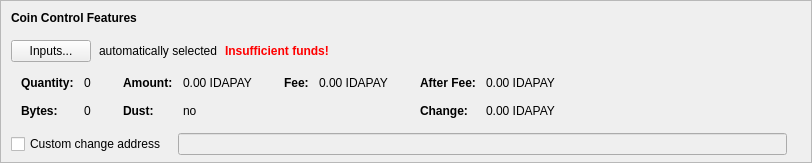
    <widget class="QFrame" name="frameCoinControl">
     <property name="sizePolicy">
      <sizepolicy hsizetype="Expanding" vsizetype="Expanding">
       <horstretch>0</horstretch>
       <verstretch>0</verstretch>
      </sizepolicy>
     </property>
     <property name="maximumSize">
      <size>
       <width>16777215</width>
       <height>16777215</height>
      </size>
     </property>
     <property name="frameShape">
      <enum>QFrame::StyledPanel</enum>
     </property>
     <property name="frameShadow">
      <enum>QFrame::Sunken</enum>
     </property>
     <layout class="QVBoxLayout" name="verticalLayoutCoinControl2">
      <property name="spacing">
       <number>0</number>
      </property>
      <property name="leftMargin">
       <number>0</number>
      </property>
      <property name="topMargin">
       <number>0</number>
      </property>
      <property name="rightMargin">
       <number>0</number>
      </property>
      <property name="bottomMargin">
       <number>6</number>
      </property>
      <item>
       <layout class="QVBoxLayout" name="verticalLayoutCoinControl" stretch="0,0,0,0,1">
        <property name="spacing">
         <number>0</number>
        </property>
        <property name="leftMargin">
         <number>10</number>
        </property>
        <property name="topMargin">
         <number>10</number>
        </property>
        <item>
         <layout class="QHBoxLayout" name="horizontalLayoutCoinControl1">
          <property name="bottomMargin">
           <number>15</number>
          </property>
          <item>
           <widget class="QLabel" name="labelCoinControlFeatures">
            <property name="sizePolicy">
             <sizepolicy hsizetype="Preferred" vsizetype="Maximum">
              <horstretch>0</horstretch>
              <verstretch>0</verstretch>
             </sizepolicy>
            </property>
            <property name="font">
             <font>
              <weight>75</weight>
              <bold>true</bold>
             </font>
            </property>
            <property name="styleSheet">
             <string notr="true">font-weight:bold;</string>
            </property>
            <property name="text">
             <string>Coin Control Features</string>
            </property>
           </widget>
          </item>
         </layout>
        </item>
        <item>
         <layout class="QHBoxLayout" name="horizontalLayoutCoinControl2" stretch="0,0,0,0">
          <property name="spacing">
           <number>8</number>
          </property>
          <property name="bottomMargin">
           <number>10</number>
          </property>
          <item>
           <widget class="QPushButton" name="pushButtonCoinControl">
            <property name="styleSheet">
             <string notr="true"/>
            </property>
            <property name="text">
             <string>Inputs...</string>
            </property>
            <property name="autoDefault">
             <bool>false</bool>
            </property>
           </widget>
          </item>
          <item>
           <widget class="QLabel" name="labelCoinControlAutomaticallySelected">
            <property name="text">
             <string>automatically selected</string>
            </property>
            <property name="margin">
             <number>5</number>
            </property>
           </widget>
          </item>
          <item>
           <widget class="QLabel" name="labelCoinControlInsuffFunds">
            <property name="font">
             <font>
              <weight>75</weight>
              <bold>true</bold>
             </font>
            </property>
            <property name="styleSheet">
             <string notr="true">color:red;font-weight:bold;</string>
            </property>
            <property name="text">
             <string>Insufficient funds!</string>
            </property>
            <property name="margin">
             <number>5</number>
            </property>
           </widget>
          </item>
          <item>
           <spacer name="horizontalSpacerCoinControl">
            <property name="orientation">
             <enum>Qt::Horizontal</enum>
            </property>
            <property name="sizeHint" stdset="0">
             <size>
              <width>40</width>
              <height>1</height>
             </size>
            </property>
           </spacer>
          </item>
         </layout>
        </item>
        <item>
         <widget class="QWidget" name="widgetCoinControl" native="true">
          <property name="sizePolicy">
           <sizepolicy hsizetype="Preferred" vsizetype="Preferred">
            <horstretch>0</horstretch>
            <verstretch>0</verstretch>
           </sizepolicy>
          </property>
          <property name="minimumSize">
           <size>
            <width>0</width>
            <height>0</height>
           </size>
          </property>
          <property name="styleSheet">
           <string notr="true"/>
          </property>
          <layout class="QHBoxLayout" name="horizontalLayoutCoinControl5">
           <property name="leftMargin">
            <number>0</number>
           </property>
           <property name="topMargin">
            <number>0</number>
           </property>
           <property name="rightMargin">
            <number>0</number>
           </property>
           <property name="bottomMargin">
            <number>0</number>
           </property>
           <item>
            <layout class="QHBoxLayout" name="horizontalLayoutCoinControl3" stretch="0,0,0,1">
             <property name="spacing">
              <number>20</number>
             </property>
             <property name="topMargin">
              <number>0</number>
             </property>
             <property name="bottomMargin">
              <number>10</number>
             </property>
             <item>
              <layout class="QFormLayout" name="formLayoutCoinControl1">
               <property name="horizontalSpacing">
                <number>10</number>
               </property>
               <property name="verticalSpacing">
                <number>14</number>
               </property>
               <property name="leftMargin">
                <number>10</number>
               </property>
               <property name="topMargin">
                <number>4</number>
               </property>
               <property name="rightMargin">
                <number>6</number>
               </property>
               <item row="0" column="0">
                <widget class="QLabel" name="labelCoinControlQuantityText">
                 <property name="font">
                  <font>
                   <weight>75</weight>
                   <bold>true</bold>
                  </font>
                 </property>
                 <property name="text">
                  <string>Quantity:</string>
                 </property>
                 <property name="margin">
                  <number>0</number>
                 </property>
                </widget>
               </item>
               <item row="0" column="1">
                <widget class="QLabel" name="labelCoinControlQuantity">
                 <property name="cursor">
                  <cursorShape>IBeamCursor</cursorShape>
                 </property>
                 <property name="contextMenuPolicy">
                  <enum>Qt::ActionsContextMenu</enum>
                 </property>
                 <property name="text">
                  <string notr="true">0</string>
                 </property>
                 <property name="margin">
                  <number>0</number>
                 </property>
                 <property name="textInteractionFlags">
                  <set>Qt::LinksAccessibleByMouse|Qt::TextSelectableByKeyboard|Qt::TextSelectableByMouse</set>
                 </property>
                </widget>
               </item>
               <item row="1" column="0">
                <widget class="QLabel" name="labelCoinControlBytesText">
                 <property name="font">
                  <font>
                   <weight>75</weight>
                   <bold>true</bold>
                  </font>
                 </property>
                 <property name="text">
                  <string>Bytes:</string>
                 </property>
                </widget>
               </item>
               <item row="1" column="1">
                <widget class="QLabel" name="labelCoinControlBytes">
                 <property name="cursor">
                  <cursorShape>IBeamCursor</cursorShape>
                 </property>
                 <property name="contextMenuPolicy">
                  <enum>Qt::ActionsContextMenu</enum>
                 </property>
                 <property name="text">
                  <string notr="true">0</string>
                 </property>
                 <property name="textInteractionFlags">
                  <set>Qt::LinksAccessibleByMouse|Qt::TextSelectableByKeyboard|Qt::TextSelectableByMouse</set>
                 </property>
                </widget>
               </item>
              </layout>
             </item>
             <item>
              <layout class="QFormLayout" name="formLayoutCoinControl2">
               <property name="horizontalSpacing">
                <number>10</number>
               </property>
               <property name="verticalSpacing">
                <number>14</number>
               </property>
               <property name="leftMargin">
                <number>6</number>
               </property>
               <property name="topMargin">
                <number>4</number>
               </property>
               <property name="rightMargin">
                <number>6</number>
               </property>
               <item row="0" column="0">
                <widget class="QLabel" name="labelCoinControlAmountText">
                 <property name="font">
                  <font>
                   <weight>75</weight>
                   <bold>true</bold>
                  </font>
                 </property>
                 <property name="text">
                  <string>Amount:</string>
                 </property>
                 <property name="margin">
                  <number>0</number>
                 </property>
                </widget>
               </item>
               <item row="0" column="1">
                <widget class="QLabel" name="labelCoinControlAmount">
                 <property name="cursor">
                  <cursorShape>IBeamCursor</cursorShape>
                 </property>
                 <property name="contextMenuPolicy">
                  <enum>Qt::ActionsContextMenu</enum>
                 </property>
                 <property name="text">
                  <string notr="true">0.00 IDAPAY</string>
                 </property>
                 <property name="textInteractionFlags">
                  <set>Qt::LinksAccessibleByMouse|Qt::TextSelectableByKeyboard|Qt::TextSelectableByMouse</set>
                 </property>
                </widget>
               </item>
               <item row="1" column="0">
                <widget class="QLabel" name="labelCoinControlLowOutputText">
                 <property name="font">
                  <font>
                   <weight>75</weight>
                   <bold>true</bold>
                  </font>
                 </property>
                 <property name="text">
                  <string>Dust:</string>
                 </property>
                </widget>
               </item>
               <item row="1" column="1">
                <widget class="QLabel" name="labelCoinControlLowOutput">
                 <property name="cursor">
                  <cursorShape>IBeamCursor</cursorShape>
                 </property>
                 <property name="contextMenuPolicy">
                  <enum>Qt::ActionsContextMenu</enum>
                 </property>
                 <property name="text">
                  <string notr="true">no</string>
                 </property>
                 <property name="textInteractionFlags">
                  <set>Qt::LinksAccessibleByMouse|Qt::TextSelectableByKeyboard|Qt::TextSelectableByMouse</set>
                 </property>
                </widget>
               </item>
              </layout>
             </item>
             <item>
              <layout class="QFormLayout" name="formLayoutCoinControl3">
               <property name="horizontalSpacing">
                <number>10</number>
               </property>
               <property name="verticalSpacing">
                <number>14</number>
               </property>
               <property name="leftMargin">
                <number>6</number>
               </property>
               <property name="topMargin">
                <number>4</number>
               </property>
               <property name="rightMargin">
                <number>6</number>
               </property>
               <item row="0" column="0">
                <widget class="QLabel" name="labelCoinControlFeeText">
                 <property name="font">
                  <font>
                   <weight>75</weight>
                   <bold>true</bold>
                  </font>
                 </property>
                 <property name="text">
                  <string>Fee:</string>
                 </property>
                 <property name="margin">
                  <number>0</number>
                 </property>
                </widget>
               </item>
               <item row="0" column="1">
                <widget class="QLabel" name="labelCoinControlFee">
                 <property name="cursor">
                  <cursorShape>IBeamCursor</cursorShape>
                 </property>
                 <property name="contextMenuPolicy">
                  <enum>Qt::ActionsContextMenu</enum>
                 </property>
                 <property name="text">
                  <string notr="true">0.00 IDAPAY</string>
                 </property>
                 <property name="textInteractionFlags">
                  <set>Qt::LinksAccessibleByMouse|Qt::TextSelectableByKeyboard|Qt::TextSelectableByMouse</set>
                 </property>
                </widget>
               </item>
             </layout>
             </item>
             <item>
              <layout class="QFormLayout" name="formLayoutCoinControl4">
               <property name="horizontalSpacing">
                <number>10</number>
               </property>
               <property name="verticalSpacing">
                <number>14</number>
               </property>
               <property name="leftMargin">
                <number>6</number>
               </property>
               <property name="topMargin">
                <number>4</number>
               </property>
               <property name="rightMargin">
                <number>6</number>
               </property>
               <item row="0" column="0">
                <widget class="QLabel" name="labelCoinControlAfterFeeText">
                 <property name="font">
                  <font>
                   <weight>75</weight>
                   <bold>true</bold>
                  </font>
                 </property>
                 <property name="text">
                  <string>After Fee:</string>
                 </property>
                 <property name="margin">
                  <number>0</number>
                 </property>
                </widget>
               </item>
               <item row="0" column="1">
                <widget class="QLabel" name="labelCoinControlAfterFee">
                 <property name="cursor">
                  <cursorShape>IBeamCursor</cursorShape>
                 </property>
                 <property name="contextMenuPolicy">
                  <enum>Qt::ActionsContextMenu</enum>
                 </property>
                 <property name="text">
                  <string notr="true">0.00 IDAPAY</string>
                 </property>
                 <property name="textInteractionFlags">
                  <set>Qt::LinksAccessibleByMouse|Qt::TextSelectableByKeyboard|Qt::TextSelectableByMouse</set>
                 </property>
                </widget>
               </item>
               <item row="1" column="0">
                <widget class="QLabel" name="labelCoinControlChangeText">
                 <property name="font">
                  <font>
                   <weight>75</weight>
                   <bold>true</bold>
                  </font>
                 </property>
                 <property name="text">
                  <string>Change:</string>
                 </property>
                </widget>
               </item>
               <item row="1" column="1">
                <widget class="QLabel" name="labelCoinControlChange">
                 <property name="cursor">
                  <cursorShape>IBeamCursor</cursorShape>
                 </property>
                 <property name="contextMenuPolicy">
                  <enum>Qt::ActionsContextMenu</enum>
                 </property>
                 <property name="text">
                  <string notr="true">0.00 IDAPAY</string>
                 </property>
                 <property name="textInteractionFlags">
                  <set>Qt::LinksAccessibleByMouse|Qt::TextSelectableByKeyboard|Qt::TextSelectableByMouse</set>
                 </property>
                </widget>
               </item>
              </layout>
             </item>
            </layout>
           </item>
          </layout>
         </widget>
        </item>
        <item>
         <layout class="QHBoxLayout" name="horizontalLayoutCoinControl4" stretch="0,0,0">
          <property name="spacing">
           <number>12</number>
          </property>
          <property name="sizeConstraint">
           <enum>QLayout::SetDefaultConstraint</enum>
          </property>
          <property name="topMargin">
           <number>5</number>
          </property>
          <property name="rightMargin">
           <number>5</number>
          </property>
          <item>
           <widget class="QCheckBox" name="checkBoxCoinControlChange">
            <property name="toolTip">
             <string>If this is activated, but the change address is empty or invalid, change will be sent to a newly generated address.</string>
            </property>
            <property name="text">
             <string>Custom change address</string>
            </property>
           </widget>
          </item>
          <item>
           <widget class="QValidatedLineEdit" name="lineEditCoinControlChange">
            <property name="enabled">
             <bool>false</bool>
            </property>
            <property name="sizePolicy">
             <sizepolicy hsizetype="Expanding" vsizetype="Fixed">
              <horstretch>0</horstretch>
              <verstretch>0</verstretch>
             </sizepolicy>
            </property>
           </widget>
          </item>
          <item>
           <widget class="QLabel" name="labelCoinControlChangeLabel">
            <property name="sizePolicy">
             <sizepolicy hsizetype="Preferred" vsizetype="Expanding">
              <horstretch>0</horstretch>
              <verstretch>0</verstretch>
             </sizepolicy>
            </property>
            <property name="minimumSize">
             <size>
              <width>0</width>
              <height>0</height>
             </size>
            </property>
            <property name="text">
             <string/>
            </property>
            <property name="margin">
             <number>3</number>
            </property>
           </widget>
          </item>
         </layout>
        </item>
        <item>
         <spacer name="verticalSpacerCoinControl">
          <property name="orientation">
           <enum>Qt::Vertical</enum>
          </property>
          <property name="sizeHint" stdset="0">
           <size>
            <width>800</width>
            <height>1</height>
           </size>
          </property>
         </spacer>
        </item>
       </layout>
      </item>
     </layout>
    </widget>
